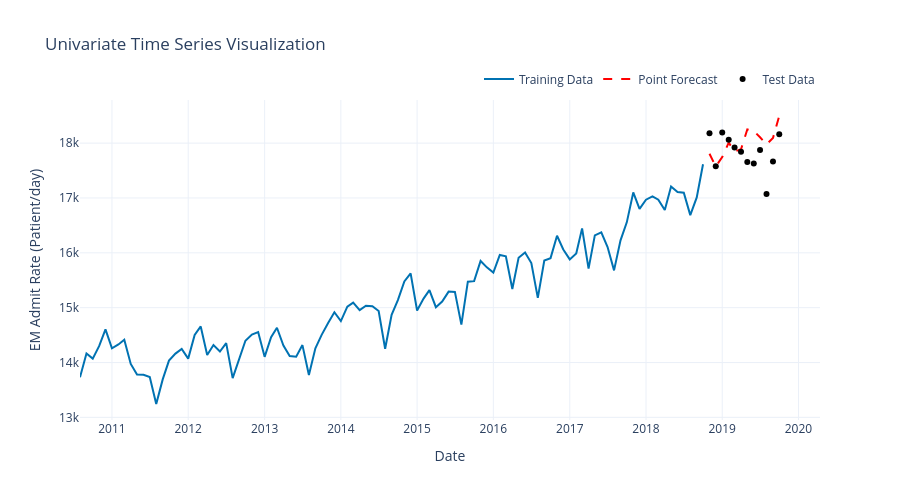

Notebook code cell kept with this figure:
### Code cell
# predict next 12 months and plot
H = 12
WINDOW_SIZE = 12 # this is the number of lags included in the model

# data used for prediction
# we need to include the last 12 months of the standardised data
model_input_data = train_scaled[-WINDOW_SIZE:]

# generate the predictions using the iterative forecast
y_preds_lm = autoregressive_iterative_forecast(model_lm, model_input_data, h=H)

# reshape the predictions and back transform
y_preds_lm = scaler.inverse_transform(y_preds_lm.reshape(-1, 1))

# plot.
_ = plot_time_series(
    training_data = pd.DataFrame(admit_rate_train),
    test_data = pd.DataFrame(admit_rate_test),
    forecast = pd.DataFrame(y_preds_lm, index=admit_rate_test.index),
    y_axis_label = "EM Admit Rate (Patient/day)"
)
